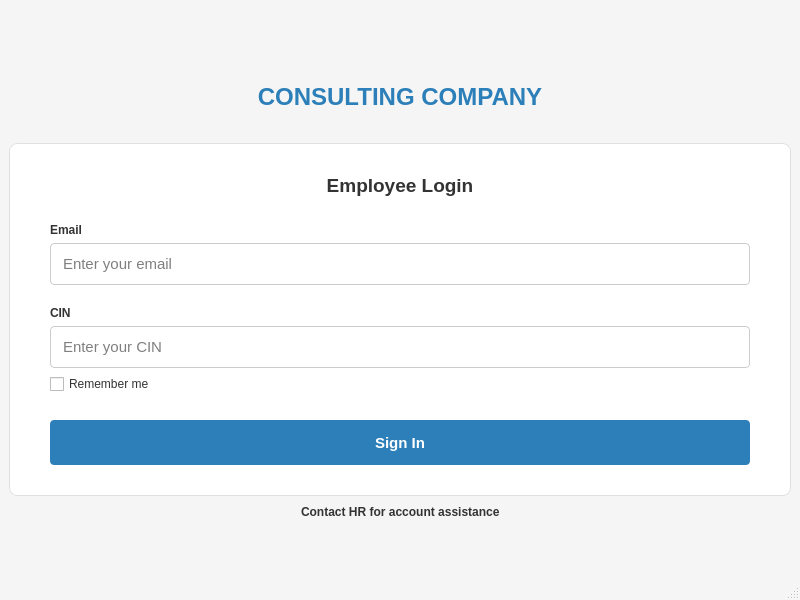
<?xml version="1.0" encoding="UTF-8"?>
<ui version="4.0">
 <class>sign</class>
 <widget class="QMainWindow" name="sign">
  <property name="geometry">
   <rect>
    <x>0</x>
    <y>0</y>
    <width>800</width>
    <height>600</height>
   </rect>
  </property>
  <property name="windowTitle">
   <string>Consulting Company - Login</string>
  </property>
  <property name="styleSheet">
   <string notr="true">
    QMainWindow {
      background-color: #f5f5f5;
    }
    QLabel {
      color: #333333;
      font-family: Arial;
      font-weight: bold;
    }
    QLineEdit {
      padding: 10px;
      border: 1px solid #cccccc;
      border-radius: 4px;
      background-color: white;
      font-size: 11pt;
      color: #000000; /* Changed to black text */
    }
    QLineEdit:focus {
      border: 1px solid #2c7fb8;
    }
    QPushButton {
      background-color: #2c7fb8;
      color: white;
      font-weight: bold;
      border: none;
      border-radius: 4px;
      padding: 8px 16px;
      font-size: 11pt;
    }
    QPushButton:hover {
      background-color: #1c6ea4;
    }
    QPushButton:pressed {
      background-color: #185c8c;
    }
    QCheckBox {
      color: #333333;
    }
   </string>
  </property>
  <widget class="QWidget" name="centralwidget">
   <layout class="QVBoxLayout" name="verticalLayout">
    <item>
     <spacer name="verticalSpacer">
      <property name="orientation">
       <enum>Qt::Vertical</enum>
      </property>
      <property name="sizeHint" stdset="0">
       <size>
        <width>20</width>
        <height>40</height>
       </size>
      </property>
     </spacer>
    </item>
    <item>
     <layout class="QHBoxLayout" name="horizontalLayout_3">
      <item>
       <spacer name="horizontalSpacer_4">
        <property name="orientation">
         <enum>Qt::Horizontal</enum>
        </property>
        <property name="sizeHint" stdset="0">
         <size>
          <width>40</width>
          <height>20</height>
         </size>
        </property>
       </spacer>
      </item>
      <item>
       <widget class="QLabel" name="logoLabel">
        <property name="minimumSize">
         <size>
          <width>320</width>
          <height>80</height>
         </size>
        </property>
        <property name="text">
         <string>&lt;html&gt;&lt;head/&gt;&lt;body&gt;&lt;p align=&quot;center&quot;&gt;&lt;span style=&quot; font-size:18pt; color:#2c7fb8;&quot;&gt;CONSULTING COMPANY&lt;/span&gt;&lt;/p&gt;&lt;/body&gt;&lt;/html&gt;</string>
        </property>
        <property name="alignment">
         <set>Qt::AlignCenter</set>
        </property>
       </widget>
      </item>
      <item>
       <spacer name="horizontalSpacer_5">
        <property name="orientation">
         <enum>Qt::Horizontal</enum>
        </property>
        <property name="sizeHint" stdset="0">
         <size>
          <width>40</width>
          <height>20</height>
         </size>
        </property>
       </spacer>
      </item>
     </layout>
    </item>
    <item>
     <widget class="QFrame" name="loginFrame">
      <property name="minimumSize">
       <size>
        <width>400</width>
        <height>300</height>
       </size>
      </property>
      <property name="maximumSize">
       <size>
        <width>16777215</width>
        <height>16777215</height>
       </size>
      </property>
      <property name="styleSheet">
       <string notr="true">
        QFrame#loginFrame {
          background-color: white;
          border-radius: 8px;
          border: 1px solid #e0e0e0;
        }
       </string>
      </property>
      <property name="frameShape">
       <enum>QFrame::StyledPanel</enum>
      </property>
      <property name="frameShadow">
       <enum>QFrame::Raised</enum>
      </property>
      <layout class="QVBoxLayout" name="verticalLayout_2">
       <property name="leftMargin">
        <number>40</number>
       </property>
       <property name="topMargin">
        <number>30</number>
       </property>
       <property name="rightMargin">
        <number>40</number>
       </property>
       <property name="bottomMargin">
        <number>30</number>
       </property>
       <item>
        <widget class="QLabel" name="loginLabel">
         <property name="text">
          <string>&lt;html&gt;&lt;head/&gt;&lt;body&gt;&lt;p align=&quot;center&quot;&gt;&lt;span style=&quot; font-size:14pt;&quot;&gt;Employee Login&lt;/span&gt;&lt;/p&gt;&lt;/body&gt;&lt;/html&gt;</string>
         </property>
         <property name="alignment">
          <set>Qt::AlignCenter</set>
         </property>
        </widget>
       </item>
       <item>
        <spacer name="verticalSpacer_3">
         <property name="orientation">
          <enum>Qt::Vertical</enum>
         </property>
         <property name="sizeType">
          <enum>QSizePolicy::Fixed</enum>
         </property>
         <property name="sizeHint" stdset="0">
          <size>
           <width>20</width>
           <height>20</height>
          </size>
         </property>
        </spacer>
       </item>
       <item>
        <widget class="QLabel" name="emailLabel">
         <property name="text">
          <string>Email</string>
         </property>
        </widget>
       </item>
       <item>
        <widget class="QLineEdit" name="lineEdit_us">
         <property name="minimumSize">
          <size>
           <width>0</width>
           <height>40</height>
          </size>
         </property>
         <property name="placeholderText">
          <string>Enter your email</string>
         </property>
        </widget>
       </item>
       <item>
        <spacer name="verticalSpacer_4">
         <property name="orientation">
          <enum>Qt::Vertical</enum>
         </property>
         <property name="sizeType">
          <enum>QSizePolicy::Fixed</enum>
         </property>
         <property name="sizeHint" stdset="0">
          <size>
           <width>20</width>
           <height>15</height>
          </size>
         </property>
        </spacer>
       </item>
       <item>
        <widget class="QLabel" name="cinLabel">
         <property name="text">
          <string>CIN</string>
         </property>
        </widget>
       </item>
       <item>
        <widget class="QLineEdit" name="lineEdit_pwd">
         <property name="minimumSize">
          <size>
           <width>0</width>
           <height>40</height>
          </size>
         </property>
         <property name="echoMode">
          <enum>QLineEdit::Password</enum>
         </property>
         <property name="placeholderText">
          <string>Enter your CIN</string>
         </property>
        </widget>
       </item>
       <item>
        <widget class="QCheckBox" name="rememberMeCheckBox">
         <property name="text">
          <string>Remember me</string>
         </property>
        </widget>
       </item>
       <item>
        <spacer name="verticalSpacer_2">
         <property name="orientation">
          <enum>Qt::Vertical</enum>
         </property>
         <property name="sizeType">
          <enum>QSizePolicy::Fixed</enum>
         </property>
         <property name="sizeHint" stdset="0">
          <size>
           <width>20</width>
           <height>20</height>
          </size>
         </property>
        </spacer>
       </item>
       <item>
        <widget class="QPushButton" name="signBtn">
         <property name="minimumSize">
          <size>
           <width>0</width>
           <height>45</height>
          </size>
         </property>
         <property name="text">
          <string>Sign In</string>
         </property>
        </widget>
       </item>
      </layout>
     </widget>
    </item>
    <item>
     <layout class="QHBoxLayout" name="horizontalLayout_2">
      <item>
       <spacer name="horizontalSpacer_2">
        <property name="orientation">
         <enum>Qt::Horizontal</enum>
        </property>
        <property name="sizeHint" stdset="0">
         <size>
          <width>40</width>
          <height>20</height>
         </size>
        </property>
       </spacer>
      </item>
      <item>
       <widget class="QLabel" name="noteLabel">
        <property name="text">
         <string>&lt;html&gt;&lt;head/&gt;&lt;body&gt;&lt;p&gt;Contact HR for account assistance&lt;/p&gt;&lt;/body&gt;&lt;/html&gt;</string>
        </property>
       </widget>
      </item>
      <item>
       <spacer name="horizontalSpacer_3">
        <property name="orientation">
         <enum>Qt::Horizontal</enum>
        </property>
        <property name="sizeHint" stdset="0">
         <size>
          <width>40</width>
          <height>20</height>
         </size>
        </property>
       </spacer>
      </item>
     </layout>
    </item>
    <item>
     <spacer name="verticalSpacer_5">
      <property name="orientation">
       <enum>Qt::Vertical</enum>
      </property>
      <property name="sizeHint" stdset="0">
       <size>
        <width>20</width>
        <height>40</height>
       </size>
      </property>
     </spacer>
    </item>
   </layout>
  </widget>
  <widget class="QStatusBar" name="statusbar"/>
 </widget>
 <resources/>
 <connections/>
</ui>
